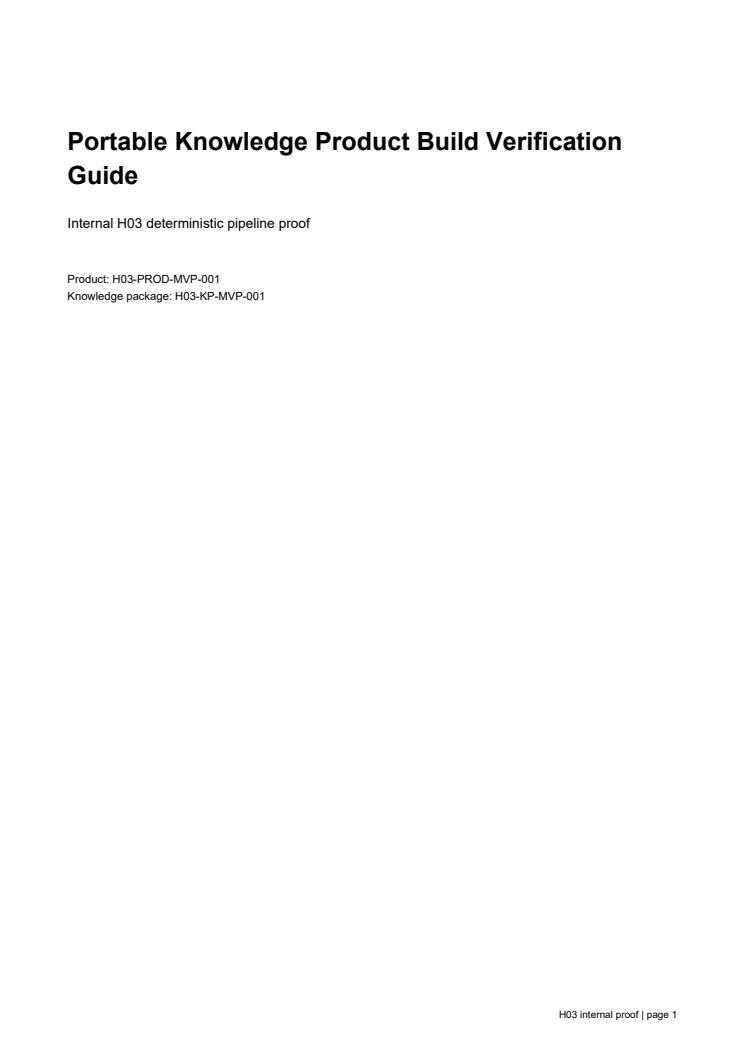
#> input picture company/h03/evidence/H03-MVP-001/renders/page-1.png, 745 x 1053 px
$ python -i run_five_master_derivative_canary.py   (imports and definitions only)
#> lines starting #> are read from the running program, lines starting #| are printed output that depends on the picture; after the words box and inside, x2 and y2 are one past the last pixel; in counts of white or black regions, pixels touching at a corner belong together
from __future__ import annotations

import argparse
import hashlib
import importlib.util
import json
import shutil
import sys
from pathlib import Path
from typing import Any

import cv2
import numpy as np
from PIL import Image

ROOT = Path(__file__).resolve().parents[3]

# [8 lines left out: function load, not called in this run]

# [5 lines not run here, left out]

TARGET_W=3072
TARGET_H=2048

# [10 lines left out: function recipe, not called in this run]

def vector_evidence(path: Path) -> dict[str, Any]:
    bgr=cv2.imread(str(path),cv2.IMREAD_COLOR)
#> bgr is the input picture: shape (1053, 745, 3); min 0, max 255, mean 252.8
    if bgr is None: raise RuntimeError(f'decode failed: {path}')
    small=cv2.resize(bgr,(256,171),interpolation=cv2.INTER_AREA)
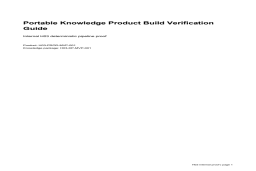
#> small: shape (171, 256, 3); min 4, max 255, mean 252.8
    quant=(small//32).astype(np.uint8)
    color_count=int(min(9999,len(np.unique(quant.reshape(-1,3),axis=0))))
#> color_count = 8
    gray=cv2.cvtColor(small,cv2.COLOR_BGR2GRAY)
    edges=cv2.Canny(gray,80,160)
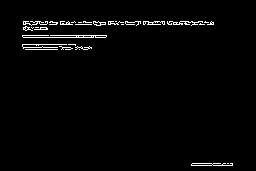
#> edges: shape (171, 256); 2% white in thin lines or dots, all inside (x1, y1, x2, y2) = (22, 21, 233, 166)
    edge_complexity=float(np.count_nonzero(edges)/edges.size)
#> edge_complexity = 0.0204
    contours,_=cv2.findContours(edges,cv2.RETR_EXTERNAL,cv2.CHAIN_APPROX_SIMPLE)
#> contours = 30 contours, 25 with area under 20; largest, box (x1, y1, x2, y2) and area: (22, 35, 107, 38) 58, (191, 163, 233, 166) 42, (93, 21, 106, 26) 32, (143, 21, 165, 25) 24, (167, 21, 203, 26) 22
    estimated_path_count=int(len([c for c in contours if cv2.contourArea(c)>=2]))
#> estimated_path_count = 15
    return {'source_representation':'RASTER_PIXELS','declared_mode':'NOT_VECTORIZABLE','raster_trace_allowed':False,'photorealistic':True,'color_count':color_count,'edge_complexity':round(edge_complexity,6),'estimated_path_count':estimated_path_count,'has_text_or_fonts':False}

# [47 lines left out: function run, not called in this run]

def main():
    ap=argparse.ArgumentParser();ap.add_argument('--inventory',required=True);ap.add_argument('--master-dir',required=True);ap.add_argument('--output-root',required=True);ap.add_argument('--receipt',required=True);args=ap.parse_args()
    result=run(Path(args.inventory),Path(args.master_dir),Path(args.output_root));Path(args.receipt).write_text(json.dumps(result,indent=2)+'\n',encoding='utf-8',newline='\n');print(json.dumps(result['summary'],indent=2))
# [1 line not run here, left out]

>>> result = vector_evidence('../../h03/evidence/H03-MVP-001/renders/page-1.png')
#> result = {'source_representation': 'RASTER_PIXELS', 'declared_mode': 'NOT_VECTORIZABLE', 'raster_trace_allowed': False, 'photorealistic': True, 'color_count': 8, 'edge_complexity': 0.0204, 'estimated_path_count': 15, 'has_text_or_fonts': False}
